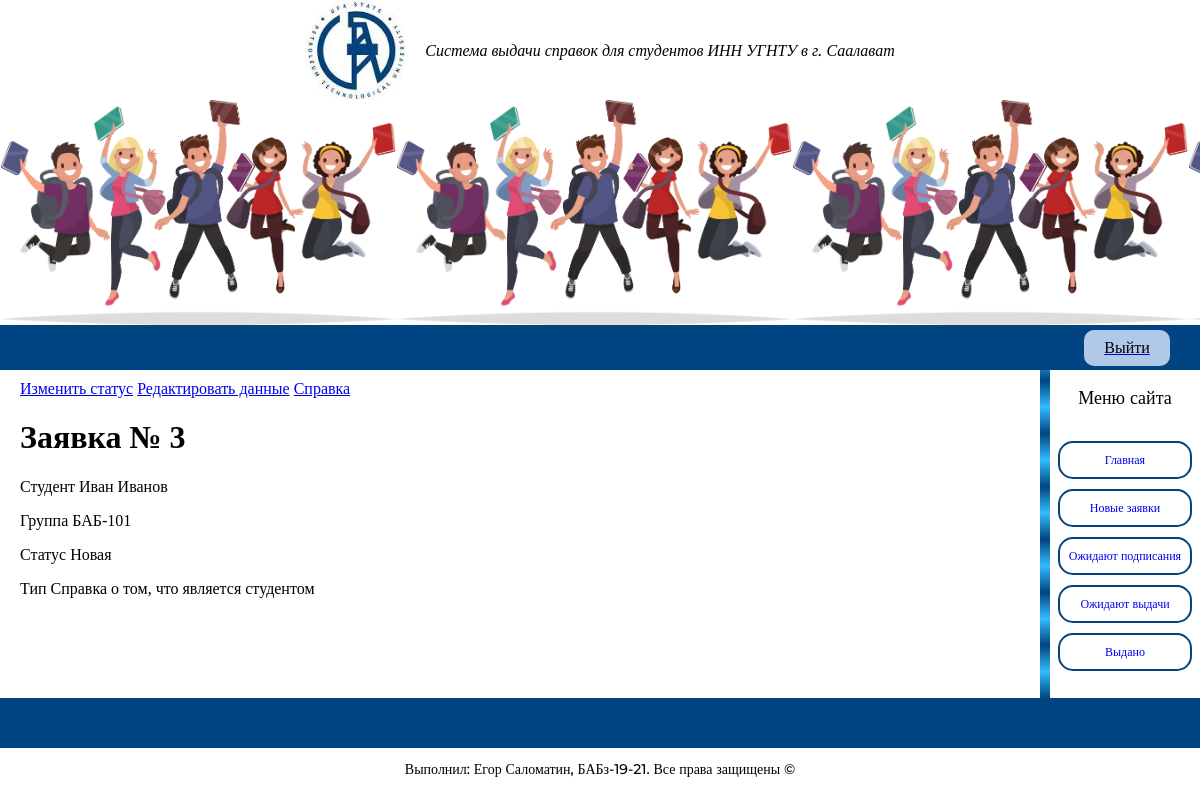
Screenshot of /main/req/3 (signed in) with the database file from the repository.
### studentforum/models.py (models this page shows)
class Req(models.Model):
    student = models.ForeignKey(Student, on_delete=models.PROTECT)
    status = models.ForeignKey(Status, on_delete=models.PROTECT, default=1)
    type = models.CharField(max_length=100, help_text="Тип справки", default="Справка о том, что является студентом")
    def get_absolute_url(self):
        return reverse("req-detail", kwargs={"pk": self.pk})

class Student(models.Model):
    first_name = models.CharField(max_length=20, help_text="Имя студента")
    surname = models.CharField(max_length=30, help_text="Фамилия студента")
    father_name = models.CharField(max_length=30, help_text="Отчество студента")
    group = models.ForeignKey(Group, on_delete=models.PROTECT, help_text="Группа")
    number = models.IntegerField(help_text="Номер студенческого")
    PAYMENT_FORM_CHOICES = [
        ("goverment", "бюджетная"),
        ("personal", "платная")
    ]
    payment_form = models.CharField(max_length=9, choices=PAYMENT_FORM_CHOICES, default=PAYMENT_FORM_CHOICES[0])
    document = models.CharField(max_length=70, default="Приказ о зачислении №1111/у от 04.08.2014")
    end_year = models.IntegerField(default=2021, help_text="Год окончания")

class Group(models.Model):
    name = models.CharField(max_length=30, help_text="Название группы")
    STUDY_FORM_CHOICES = [
        ("ochno", "очная"),
        ("zaochno", "заочная"),
        ("vecher", "вечерняя")
    ]
    study_form = models.CharField(max_length=7, choices=STUDY_FORM_CHOICES, default=STUDY_FORM_CHOICES[0])
    year = models.IntegerField(default=1, help_text="Год обучения")
    cafedra = models.CharField(max_length=40, default="Кафедра \"Информационных технологий\" (ИнТех)")

class Status(models.Model):
    id = models.IntegerField(primary_key=True)
    name = models.CharField(max_length=30, help_text="Название статуса")

### studentforum/views.py (the view)
# urls.py: re_path(r"^req/(?P<pk>\d+)$", views.ReqDetailView.as_view(), name="req-detail"),
class ReqDetailView(generic.DetailView):
    model = Req
    template_name = "req/req_detail.html"

### studentforum/templates/req/req_detail.html
{% extends "page_template.html" %}
{% block content %}
<div class="main-left">
    <div class="main-left-menu">
        <a href="{{req.get_absolute_url}}/statuschange" class="main-left-menu-link">Изменить статус</a>
        <a href="{{req.get_absolute_url}}/datachange" class="main-left-menu-link">Редактировать данные</a>
        <a href="{{req.get_absolute_url}}/ref" class="main-left-menu-link">Справка</a>
    </div>
    <div class="main-left-content">
        <h1 class="main-header">Заявка № {{req.pk}} </h1>
        <div>
            <p> Студент {{req.student.first_name}} {{req.student.surname}} </p>
            <p> Группа {{req.student.group.name}} </p>
            <p> Статус {{req.status.name}} </p>
            <p> Тип {{req.type}} </p>
        </div>
    </div>
</div>
{% endblock %}

### studentforum/static/css/main.css (style rules this page uses)
body { width: 100%; margin: 0; }
.main-left { margin: 10px 20px; width: 90%; }

### rows the page displays
Req: pk "3", student.first_name "Иван", student.surname "Иванов", student.group.name "БАБ-101", status.name "Новая", type "Справка о том, что является студентом"
